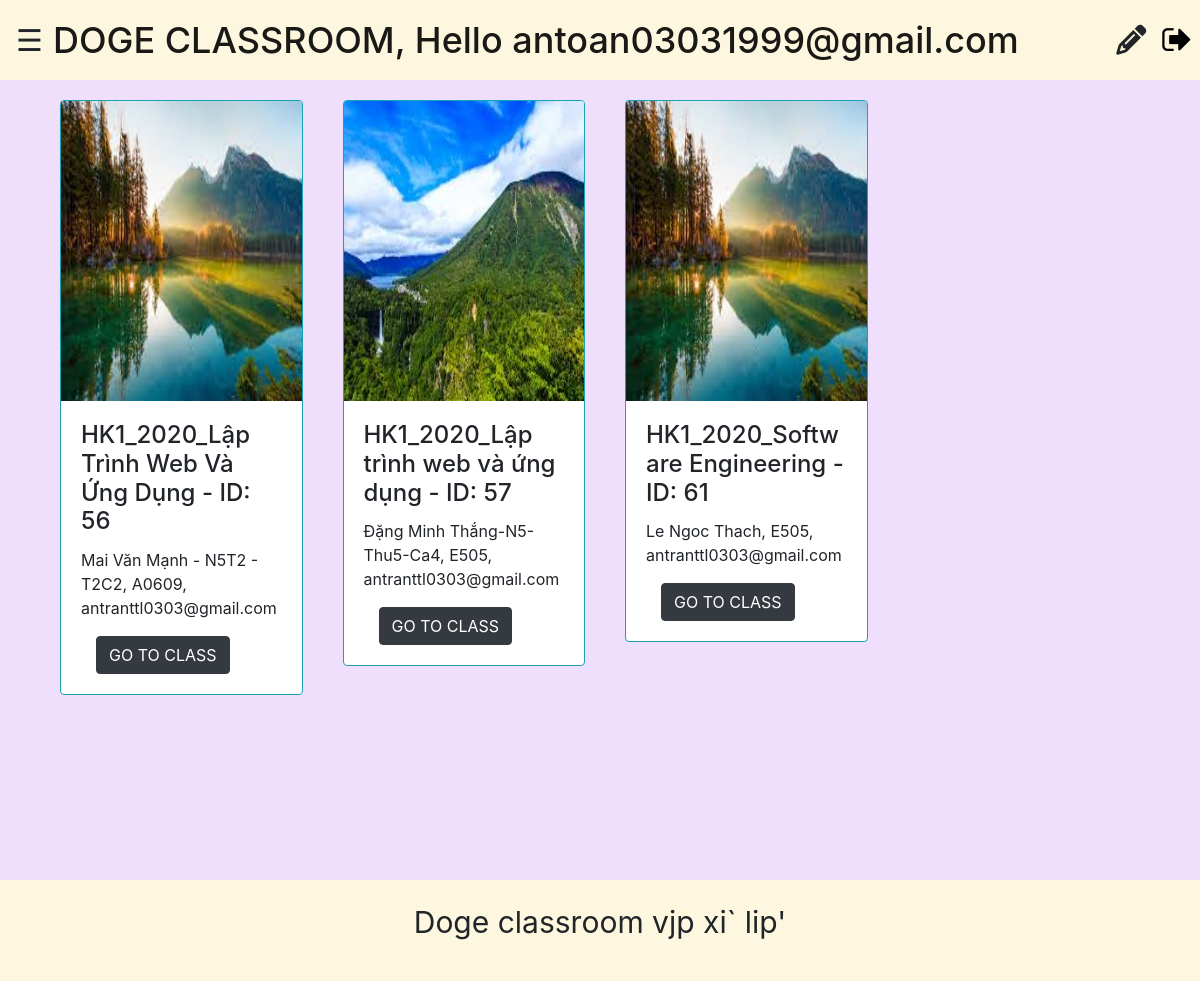
The app's page /homestudent.php?username=antoan03031999@gmail.com with its own data.
### tables this page shows
CREATE TABLE `studentofclass` (
  `id` int(11) NOT NULL,
  `studentemail` varchar(255) NOT NULL,
  `classID` int(11) NOT NULL
);

CREATE TABLE `classroom` (
  `id` int(11) NOT NULL,
  `classname` varchar(50) NOT NULL,
  `room` varchar(10) NOT NULL,
  `subject` varchar(50) NOT NULL,
  `emailteacher` varchar(255) DEFAULT NULL,
  `imageclass` varchar(255) DEFAULT NULL
);

### connect.php (called while the page is built, shortened)
<?php
    function connection()
    {
        $conn = new mysqli(HOST, USER, PASS,DB);
        return $conn;
    }
    function getClassForStudent($emailStudent)
    {
        $sql = "select * from studentofclass, classroom where studentofclass.classID = classroom.id and studentofclass.studentemail = ?";
        $conn = connection();
        $stm = $conn->prepare($sql);
        $stm->bind_param('s', $emailStudent);
        if(!$stm->execute())
        {
            return array('code' => 1,'error'=>'cannot execute command');
        }
        $result = $stm->get_result();
        return $result;
    }
?>

### homestudent.php (the view, shortened to what this page needs)
<?php
    require_once('connect.php');
?>
<!DOCTYPE html>
<html lang="en">
<head>
    <link rel="stylesheet" href="https://maxcdn.bootstrapcdn.com/bootstrap/4.5.2/css/bootstrap.min.css">
    <link rel="stylesheet" href="style.css">
    <link rel="stylesheet" href="https://cdnjs.cloudflare.com/ajax/libs/font-awesome/4.7.0/css/font-awesome.min.css">
</head>
<body>
<?php
        $email = $_GET['username'];
    ?>
    <main class="home">
        <nav class="navbar fixed-top navbar-expand-lg navbar-light">
            <span style="font-size:30px;cursor:pointer" onclick="togMenu()">&#9776;</span>
            <a class="navbar-brand mb-0 h1">DOGE CLASSROOM, Hello <?=$email?></a>
            <span class="fas fa-pencil-alt ml-auto p-2" onclick="togJoin()"></span>
            <a href='Login.php' class="fa fa-sign-out fa-2x p-2"></a>
        </nav>
        <div class="card-groups">
            <div class="row">
        <?php
            $result = getClassForStudent($email);
            while($row = $result->fetch_assoc())
            {
        ?>
                <div class="col-xl-3 col-lg-4 col-md-5 col-sm-6 col-12">
                    <div class="card border-info">
                        <img class="card-img-top" src="/images/<?php echo $row['imageclass']?>" width="500" height="300" alt="Card image">
                        <div class="card-body">
                            <h4 class="card-title"><?=$row['classname']?> - ID: <?=$row['id']?></h4>
                            <p class="card-text"><?=$row['subject'] . ", " . $row['room'] . ", " . $row['emailteacher'] ?></p>
                            <div class="container">
                                <a href="classstudent.php?id=<?=$row['id']?>&studentEmail=<?=$email?>" class="btn btn-dark">GO TO CLASS</a>
                            </div>
                        </div>
                    </div>
                </div>
        <?php
            }
        ?>
            </div>
        </div>
        <footer>
            <p>Doge classroom vjp xi` lip'</p>
        </footer>
    </main>
</body>
</html>

### style.css (style rules this page uses)
.home { background-color: #f0defd; }
.card { margin: 20px 0px 20px 10px; }
.card-groups { margin-top:80px; background-color: #f0defd; padding: 0px 50px 0px 50px; min-height: 100vh; }
.navbar { background-color: #fcf7de; width: 100%; padding: 8px 0px 8px 16px; }
.navbar-brand { margin-left: 10px; font-size: 36px; }
.navbar span { font-size: 30px; cursor: pointer; }
footer { text-align: center; padding: 20px; background-color: #fcf7de; font-size: 30px; }
.fa-sign-out { color: black; }
* { margin: 0; padding: 0; box-sizing: border-box; }

### records on screen
studentofclass: classroom.imageclass (picture), classroom.classname "HK1_2020_Lập Trình Web Và Ứng Dụng", classroom.id "56", classroom.subject "Mai Văn Mạnh - N5T2 - T2C2", classroom.room "A0609", classroom.emailteacher "antranttl0303@gmail.com"
studentofclass: classroom.imageclass (picture), classroom.classname "HK1_2020_Lập trình web và ứng dụng", classroom.id "57", classroom.subject "Đặng Minh Thắng-N5-Thu5-Ca4", classroom.room "E505", classroom.emailteacher "antranttl0303@gmail.com"
studentofclass: classroom.imageclass (picture), classroom.classname "HK1_2020_Software Engineering", classroom.id "61", classroom.subject "Le Ngoc Thach", classroom.room "E505", classroom.emailteacher "antranttl0303@gmail.com"

### other values on screen
$email "antoan03031999@gmail.com"
